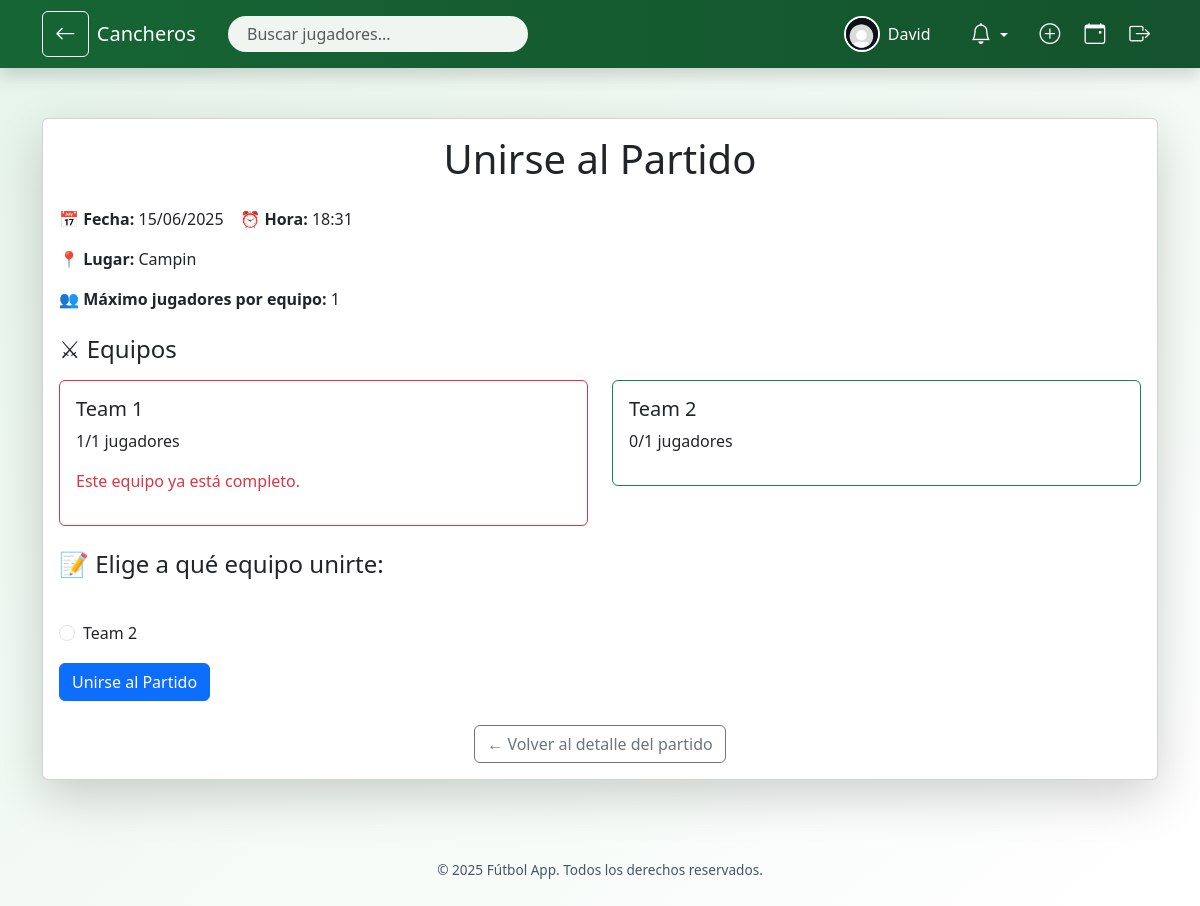
Page /partido/11/unirse (signed in) on the earlier database version.
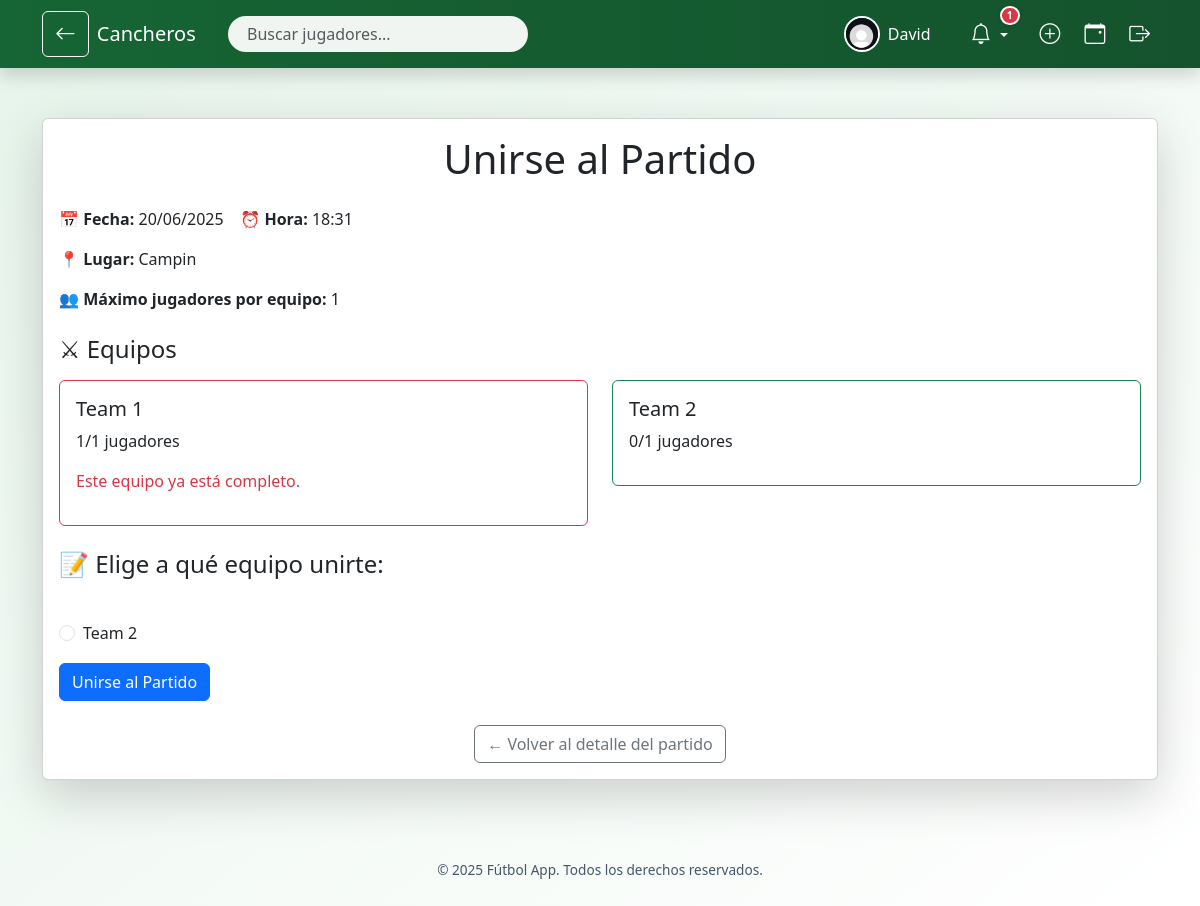
Same page on the later database version.
### models.py (models this page shows, shortened)
class Partido(db.Model):
    __tablename__ = 'partido'
    id = db.Column(db.Integer, primary_key=True)
    fecha_hora = db.Column(db.DateTime, nullable=False)
    lugar = db.Column(db.String(200), nullable=False)
    equipo1 = db.Column(db.String(100), nullable=False)
    equipo2 = db.Column(db.String(100), nullable=False)
    max_jugadores = db.Column(db.Integer, nullable=False)
    resultado = db.Column(db.String(100))
    cerrado = db.Column(db.Boolean, default=False)
    solo_por_invitacion = db.Column(db.Boolean, default=False)
    enlace_invitacion = db.Column(db.String(100), unique=True, nullable=True)  # ✅ Link público
    organizador_id = db.Column(db.Integer, db.ForeignKey('user.id'))
    organizador = db.relationship('User', back_populates='partidos_creados')
    inscripciones = db.relationship('Inscripcion', back_populates='partido', cascade="all, delete-orphan")
    calificaciones = db.relationship('Calificacion', backref='partido', lazy='dynamic', cascade="all, delete-orphan")

### app.py (the view, shortened to what this page needs)
@app.route('/partido/<int:partido_id>/unirse', methods=['GET', 'POST'])
@login_required
def unirse_partido(partido_id):
    partido = Partido.query.get_or_404(partido_id)
    inscripcion_existente = Inscripcion.query.filter_by(user_id=current_user.id, partido_id=partido.id).first()
    if inscripcion_existente:
        flash('Ya estás inscrito en este partido.')
        return redirect(url_for('detalle_partido', partido_id=partido.id))
    count_equipo1 = Inscripcion.query.filter_by(partido_id=partido.id, equipo=partido.equipo1).count()
    count_equipo2 = Inscripcion.query.filter_by(partido_id=partido.id, equipo=partido.equipo2).count()
    equipo1_lleno = count_equipo1 >= partido.max_jugadores
    equipo2_lleno = count_equipo2 >= partido.max_jugadores
    return render_template('unirse_partido.html', partido=partido,
                           count_equipo1=count_equipo1, count_equipo2=count_equipo2,
                           equipo1_lleno=equipo1_lleno, equipo2_lleno=equipo2_lleno)

### app.py (called while the page is built)
@login_manager.user_loader
def load_user(user_id):
    return User.query.get(int(user_id))

@app.context_processor
def utility_processor():
    def calificacion_jugador_en_partido(jugador, partido_id):
        calificaciones = [c.puntuacion for c in jugador.calificaciones_recibidas if c.partido_id == partido_id]
        if calificaciones:
            return round(sum(calificaciones) / len(calificaciones), 2)
        return None
    return dict(calificacion_jugador_en_partido=calificacion_jugador_en_partido)

@app.context_processor
def inject_notificaciones():
    if current_user.is_authenticated:
        solicitudes = Amistad.query.filter_by(amigo_id=current_user.id, confirmada=False).count()
        invitaciones = Invitacion.query \
            .filter_by(usuario_id=current_user.id) \
            .join(Partido).filter(Partido.cerrado == False).count()
        return {
            'solicitudes_count': solicitudes,
            'invitaciones_count': invitaciones
        }
    return {
        'solicitudes_count': 0,
        'invitaciones_count': 0
    }

### templates/unirse_partido.html (shortened to what this page needs)
{% extends 'base.html' %}
{% block content %}
<div class="container mt-5">
    <div class="card shadow-lg rounded">
        <div class="card-body">
            <h1 class="card-title text-center mb-4">Unirse al Partido</h1>
            <div class="mb-4">
                <p><strong>📅 Fecha:</strong> {{ partido.fecha_hora.strftime('%d/%m/%Y') }} &nbsp;&nbsp;
                <strong>⏰ Hora:</strong> {{ partido.fecha_hora.strftime('%H:%M') }}</p>
                <p><strong>📍 Lugar:</strong> {{ partido.lugar }}</p>
                <p><strong>👥 Máximo jugadores por equipo:</strong> {{ partido.max_jugadores }}</p>
            </div>
            <div class="mb-4">
                <h4 class="mb-3">⚔ Equipos</h4>
                <div class="row">
                    <div class="col-md-6">
                        <div class="border p-3 rounded {% if equipo1_lleno %}border-danger{% else %}border-success{% endif %}">
                            <h5>{{ partido.equipo1 }}</h5>
                            <p>{{ count_equipo1 }}/{{ partido.max_jugadores }} jugadores</p>
                            {% if equipo1_lleno %}
                                <p class="text-danger">Este equipo ya está completo.</p>
                            {% endif %}
                        </div>
                    </div>
                    <div class="col-md-6">
                        <div class="border p-3 rounded {% if equipo2_lleno %}border-danger{% else %}border-success{% endif %}">
                            <h5>{{ partido.equipo2 }}</h5>
                            <p>{{ count_equipo2 }}/{{ partido.max_jugadores }} jugadores</p>
                        </div>
                    </div>
                </div>
            </div>
            <div class="mb-4">
                <h4 class="mb-3">📝 Elige a qué equipo unirte:</h4>
                <form method="POST">
                    <div class="form-check">
                    </div>
                    <div class="form-check">
                        {% if not equipo2_lleno %}
                            <input class="form-check-input" type="radio" id="equipo2" name="equipo" value="{{ partido.equipo2 }}" required>
                            <label class="form-check-label" for="equipo2">{{ partido.equipo2 }}</label>
                        {% endif %}
                    </div>
                    {% if not equipo1_lleno or not equipo2_lleno %}
                        <button type="submit" class="btn btn-primary mt-3">Unirse al Partido</button>
                    {% else %}
                        <div class="alert alert-warning mt-3">
                            Ambos equipos están completos. No es posible unirse.
                        </div>
                    {% endif %}
                </form>
            </div>
            <div class="text-center">
                <a href="{{ url_for('detalle_partido', partido_id=partido.id) }}" class="btn btn-outline-secondary">
                    ← Volver al detalle del partido
                </a>
            </div>
        </div>
    </div>
</div>
{% endblock %}

### templates/base.html (shortened to what this page needs)
<!DOCTYPE html>
<html lang="es">
<head>
    <link href="https://cdn.jsdelivr.net/npm/bootstrap@5.3.3/dist/css/bootstrap.min.css" rel="stylesheet">
    <link href="https://cdn.jsdelivr.net/npm/bootstrap-icons@1.11.0/font/bootstrap-icons.css" rel="stylesheet">
    <link href="https://cdn.jsdelivr.net/npm/bootstrap@5.3.0/dist/css/bootstrap.min.css" rel="stylesheet">
    <link href="https://cdnjs.cloudflare.com/ajax/libs/font-awesome/6.4.0/css/all.min.css" rel="stylesheet">
    <link href="https://cdn.jsdelivr.net/npm/bootstrap-icons@1.10.5/font/bootstrap-icons.css" rel="stylesheet">
</head>
<body>
<nav class="navbar navbar-expand-lg fixed-top shadow">
    <div class="container">
        {% if request.endpoint not in ['index', 'inicio'] %}
        <a href="javascript:history.back()" class="btn btn-outline-light me-2" data-bs-toggle="tooltip" title="Volver">
            <i class="bi bi-arrow-left"></i>
        </a>
        {% endif %}
        <a class="navbar-brand" href="{{ url_for('index') if current_user.is_authenticated else url_for('inicio') }}">
             Cancheros
        </a>
        <div class="collapse navbar-collapse" id="mainNavbar">
            {% if current_user.is_authenticated %}
                <form class="d-flex position-relative me-auto ms-3" style="width: 300px;" onsubmit="return false;">
                    <input id="busqueda-nav" type="search" class="form-control" placeholder="Buscar jugadores..." autocomplete="off">
                </form>
            {% endif %}
            <ul class="navbar-nav ms-auto align-items-center">
                {% if current_user.is_authenticated %}
                    <li class="nav-item me-3 d-flex align-items-center gap-2">
    <a href="{{ url_for('perfil_usuario', user_id=current_user.id) }}"
       class="d-flex align-items-center text-decoration-none nav-link {% if request.endpoint == 'perfil_usuario' %}nav-active{% endif %}"
       data-bs-toggle="tooltip" title="Mi perfil">
        <img src="{{ url_for('static', filename='profile_pics/' ~ current_user.foto_perfil) }}"
             alt="Perfil" class="nav-profile-img" width="30" height="30">
        <span class="ms-2 text-white">{{ current_user.username }}</span>
    </a>
</li>
                    <li class="nav-item dropdown me-2 notification-icon" data-bs-toggle="tooltip" title="Notificaciones">
                        <a class="nav-link dropdown-toggle" href="#" role="button" data-bs-toggle="dropdown">
                            <i class="bi bi-bell"></i>
                            {% if solicitudes_count + invitaciones_count > 0 %}
                                <span class="notification-badge">{{ solicitudes_count + invitaciones_count }}</span>
                            {% endif %}
                        </a>
                    </li>
                    <li class="nav-item" data-bs-toggle="tooltip" title="Crear partido">
    <a class="nav-link {% if request.endpoint == 'crear_partido' %}nav-active{% endif %}" href="{{ url_for('crear_partido') }}">
        <i class="bi bi-plus-circle"></i>
    </a>
</li>
<li class="nav-item" data-bs-toggle="tooltip" title="Eventos">
    <a class="nav-link {% if request.endpoint == 'index' %}nav-active{% endif %}" href="{{ url_for('index') }}">
        <i class="bi bi-calendar-event"></i>
    </a>
</li>
                    <li class="nav-item" data-bs-toggle="tooltip" title="Cerrar sesión">
                        <a class="nav-link text-warning" href="{{ url_for('logout') }}">
                            <i class="bi bi-box-arrow-right"></i>
                        </a>
                    </li>
                {% endif %}
            </ul>
        </div>
    </div>
</nav>
<main class="container-fluid contenido">
    {% block content %}{% endblock %}
</main>
<footer>
    © {{ current_year or 2025 }} Fútbol App. Todos los derechos reservados.
</footer>
</body>
</html>

Differences in the rows shown:
changed Partido "Team 1": fecha_hora "15/06/2025" → "20/06/2025"
Other differences:
{{ solicitudes_count + invitaciones_count }}: (not shown) → "1"
